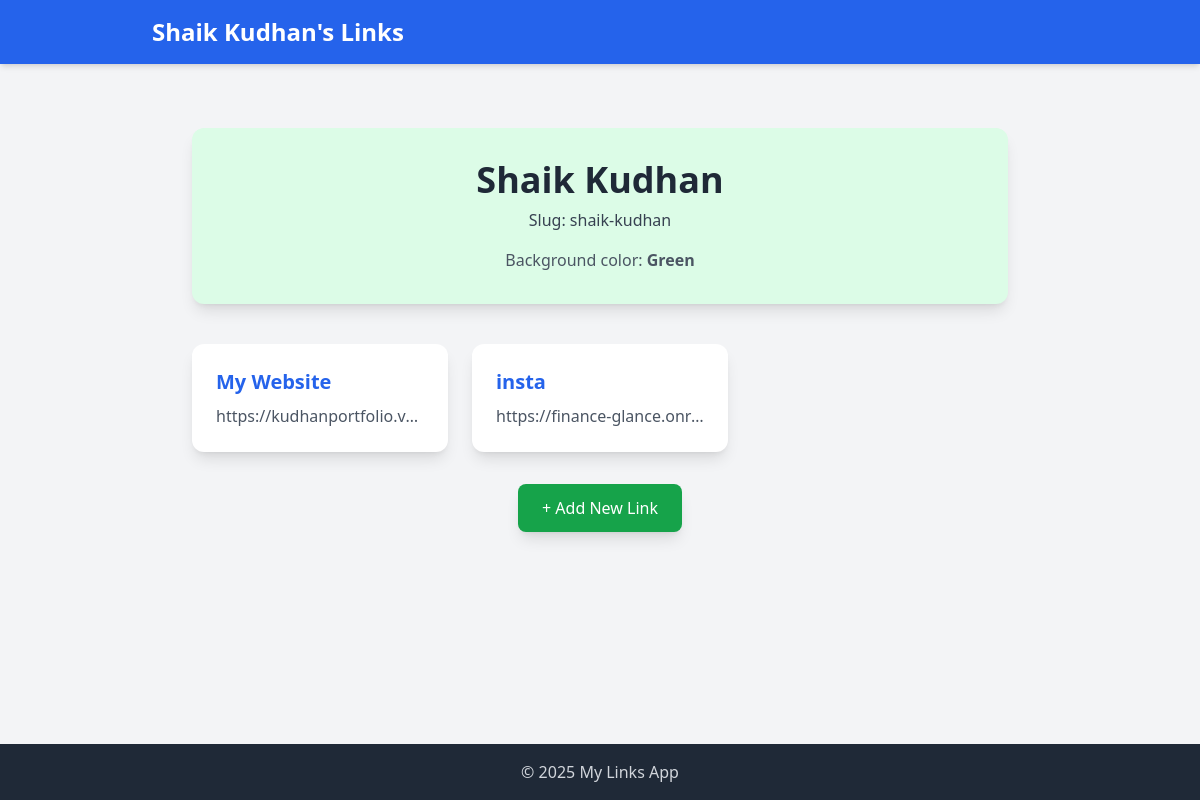
/shaik-kudhan, run on an earlier commit of the app's database.
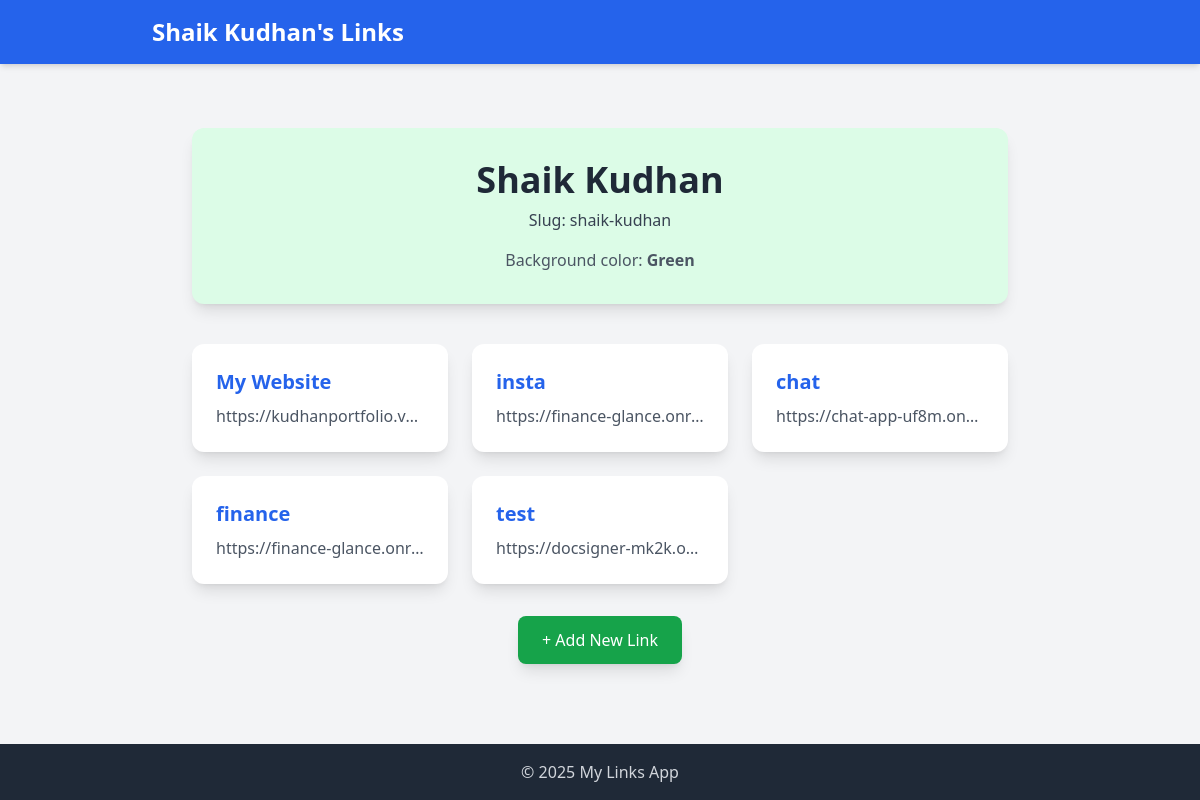
And on a later commit of the database.
### link_plant/models.py (models this page shows, shortened)
class Link(models.Model):
    text = models.CharField(max_length=100)
    url = models.URLField()
    profile = models.ForeignKey(Profile , on_delete=models.CASCADE , related_name='links')

### link_plant/views.py (the view)
# urls.py: path('<slug:profile_slug>', profile_view, name='profile'),
def profile_view(request,profile_slug):
    profile = get_object_or_404(Profile, slug=profile_slug)
    links=profile.links.all()
    context={
        'profile':profile,
        'links':links
    }
    return render(request,'link_plant/profile.html',context)

### link_plant/templates/link_plant/profile.html (shortened to what this page needs)
{% extends "./base.html" %}
{% block header %}
  {{ profile.name }}'s Links
{% endblock %}
{% block content %}
<div class="max-w-5xl mx-auto mt-10 px-4">
  <div class="bg-{{ profile.bg_color }}-100 rounded-xl shadow-lg p-8 text-center">
    <h1 class="text-4xl font-bold text-gray-800 mb-2">{{ profile.name }}</h1>
    <p class="text-gray-700 mb-4">Slug: <span class="font-medium">{{ profile.slug }}</span></p>
    <p class="text-gray-600">Background color: <span class="font-semibold">{{ profile.bg_color|capfirst }}</span></p>
  </div>
  <div class="mt-10 grid grid-cols-1 sm:grid-cols-2 md:grid-cols-3 gap-6">
    {% for link in links %}
      <a href="{{ link.url }}" target="_blank"
         class="block bg-white rounded-xl shadow-lg p-6 hover:shadow-2xl transition transform hover:-translate-y-1">
        <h2 class="text-xl font-semibold text-blue-600 mb-2">{{ link.text }}</h2>
        <p class="text-gray-600 truncate">{{ link.url }}</p>
      </a>
    {% empty %}
      <p class="text-center col-span-full text-gray-500 mt-4">
        No links available for this profile.
      </p>
    {% endfor %}
  </div>
  <div class="flex justify-center mt-8">
    <a href="{% url 'create-list' %}"
       class="bg-green-600 text-white px-6 py-3 rounded-lg hover:bg-green-700 shadow-lg transition">
      + Add New Link
    </a>
  </div>
</div>
{% endblock %}

What changed in the data, as far as the page shows it:
added Link: text "chat", url "https://chat-app-uf8m.on…"
added Link: text "finance", url "https://finance-glance.onr…"
added Link: text "test", url "https://docsigner-mk2k.o…"
